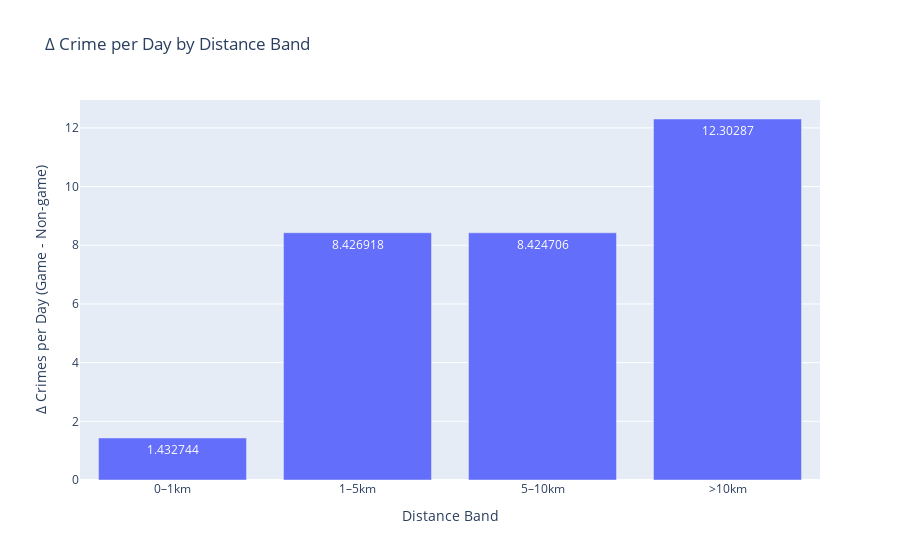

The notebook cell saved with this chart:
### Code cell
# 6. Plot Stadium-Centered Radius Map with Δ Crime Bar Chart
utils.plot_stadium_radii_map_with_bar_chart(
    stadium_coords=soldier_field,
    crime_df=chicago_tagged,                # used only for geo display
    delta_df=chicago_delta_by_distance,     # precomputed Δ crime values
    radii_meters=[1000, 5000, 10000],
    title="Crime Δ by Radius Around Soldier Field",
    zoom=9,
    lat_col='Latitude',
    lng_col='Longitude'
)

### Figure 1 — Plotly figure (JSON) as saved in the notebook; plotly's stock layout.template omitted (floating-point values rounded to 4 significant figures)
{"data": [{"hovertemplate": "Distance Band=%{x}<br>Δ Crimes per Day (Game - Non-game)=%{y}<extra></extra>", "legendgroup": "", "marker": {"color": "#636efa", "pattern": {"shape": ""}}, "name": "", "orientation": "v", "showlegend": false, "textposition": "auto", "texttemplate": "%{y}", "type": "bar", "x": ["0–1km", "1–5km", "5–10km", ">10km"], "xaxis": "x", "y": [1.433, 8.427, 8.425, 12.3], "yaxis": "y"}], "layout": {"autosize": true, "barmode": "relative", "legend": {"tracegroupgap": 0}, "title": {"text": "Δ Crime per Day by Distance Band"}, "xaxis": {"anchor": "y", "autorange": true, "domain": [0, 1], "range": [-0.5, 3.5], "title": {"text": "Distance Band"}, "type": "category"}, "yaxis": {"anchor": "x", "autorange": true, "domain": [0, 1], "range": [0, 12.95], "title": {"text": "Δ Crimes per Day (Game - Non-game)"}, "type": "linear"}}}
